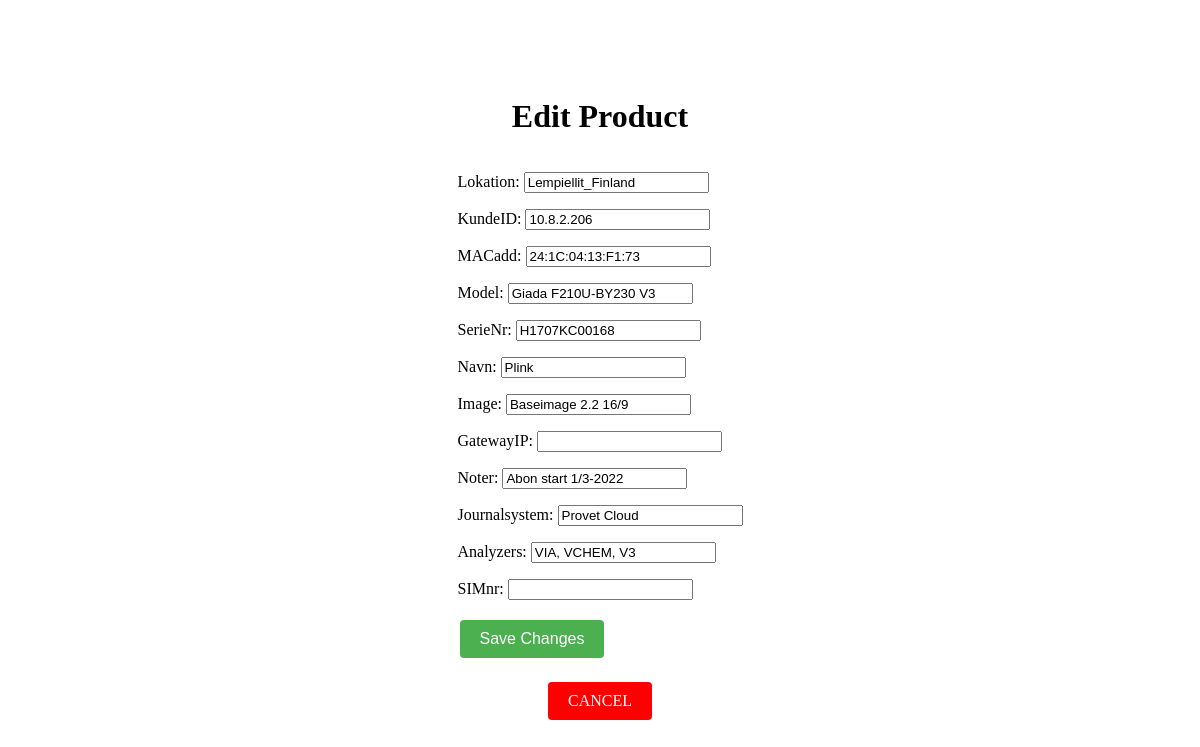
The app's page /edit/396/ with its own data.
### uploader/models.py (models this page shows, shortened)
class Product(models.Model):
    Lokation = models.CharField(max_length=1000, null=True,blank=True)
    KundeID = models.CharField(max_length=1000, null=True,blank=True)
    MACadd = models.CharField(max_length=1000, null=True,blank=True)
    Model = models.CharField(max_length=1000, null=True,blank=True)
    SerieNr = models.CharField(max_length=1000, null=True,blank=True)
    Navn = models.CharField(max_length=1000, null=True,blank=True)
    Image = models.CharField(max_length=1000, null=True,blank=True)
    GatewayIP = models.CharField(max_length=1000, null=True,blank=True)
    Noter = models.CharField(max_length=1000, null=True,blank=True)
    Journalsystem = models.CharField(max_length=1000, null=True,blank=True)
    Analyzers = models.CharField(max_length=1000, null=True,blank=True)
    SIMnr = models.CharField(max_length=1000, null=True,blank=True)

### uploader/views.py (the view)
# urls.py: path('edit/<int:product_id>/', views.edit_product, name='edit_product'),
def edit_product(request, product_id):
    product = get_object_or_404(Product, pk=product_id)
    if request.method == 'POST':
        form = ProductForm(request.POST, instance=product)
        if form.is_valid():
            form.save()
            return redirect('display_data')  # Redirect to the data display page
    else:
        form = ProductForm(instance=product)
    return render(request, 'edit_product.html', {'form': form})

### uploader/forms.py
class ProductForm(ModelForm):
    class Meta:
        model = Product
        fields = ["Lokation", "KundeID", "MACadd", "Model", "SerieNr", "Navn", "Image", "GatewayIP", "Noter", "Journalsystem", "Analyzers", "SIMnr"]

### uploader/templates/edit_product.html (shortened to what this page needs)
<html lang="en">
<body>
    <h1>Edit Product</h1>
    <form method="post">
        {{ form.as_p }}
        <input type="submit" value="Save Changes" class="save">
    </form>
    <a href="{% url 'display_data' %}" class="display-button">CANCEL</a>
</body>
</html>

### uploader/templates/edit_product.html (style rules this page uses)
body { display: flex; flex-direction: column; align-items: center; justify-content: center; height: 100vh; margin: 0; }
.display-button { background-color: red; color: white; border: none; padding: 10px 20px; text-align: center; text-decoration: none; display: inline-block; font-size: 16px; margin: 4px 2px; cursor: pointer; border-radius: 4px; }
.save { background-color: #4CAF50; color: white; border: none; padding: 10px 20px; text-align: center; text-decoration: none; display: inline-block; font-size: 16px; margin: 4px 2px; cursor: pointer; border-radius: 4px; }

### records on screen
Product: Lokation "Lempiellit_Finland", KundeID "10.8.2.206", MACadd "24:1C:04:13:F1:73", Model "Giada F210U-BY230 V3", SerieNr "H1707KC00168", Navn "Plink", Image "Baseimage 2.2 16/9", Noter "Abon start 1/3-2022", Journalsystem "Provet Cloud", Analyzers "VIA, VCHEM, V3"
